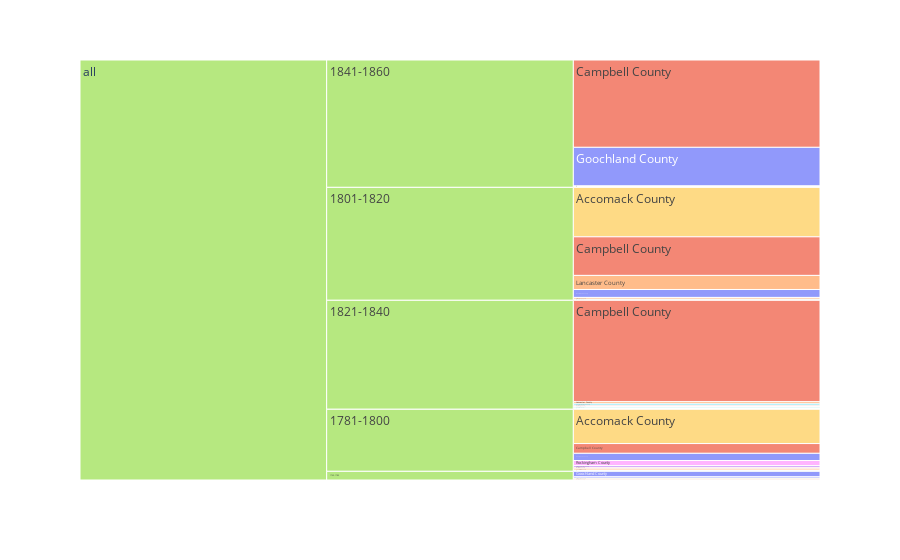

This figure's notebook cell:
### Code cell
fig = px.icicle(df, 
                path=[px.Constant("all"), 'Period', 'Locality'],
                values='Slaves', color='Locality')

fig.update_traces(root_color="lightgrey", 
                  tiling=dict(orientation='h'))

fig.show()

### Figure 1 — Plotly figure (JSON) as saved in the notebook; plotly's stock layout.template omitted (floating-point values rounded to 4 significant figures)
{"data": [{"branchvalues": "total", "customdata": [["Middlesex County"], ["Norfolk County"], ["Norfolk County"], ["Petersburg City"], ["Petersburg City"], ["Prince Edward County"], ["Middlesex County"], ["Lancaster County"], ["Southampton County"], ["Staunton City"], ["(?)"], ["(?)"], ["(?)"], ["(?)"], ["Rockingham County"], ["Norfolk County"], ["Southampton County"], ["Rockingham County"], ["Norfolk County"], ["Accomack County"], ["Goochland County"], ["Campbell County"], ["Caroline County"], ["Frederick County"], ["Lancaster County"], ["Arlington County"], ["Goochland County"], ["Accomack County"], ["Goochland County"], ["Goochland County"], ["Lancaster County"], ["Goochland County"], ["Accomack County"], ["Norfolk County"], ["Campbell County"], ["Campbell County"], ["Campbell County"], ["Henry County"], ["Lancaster County"], ["(?)"], ["Petersburg City"], ["(?)"]], "domain": {"x": [0, 1], "y": [0, 1]}, "hovertemplate": "labels=%{label}<br>Slaves=%{value}<br>parent=%{parent}<br>id=%{id}<br>Locality=%{customdata[0]}<extra></extra>", "ids": ["all/1760-1780/Middlesex County", "all/1821-1840/Norfolk County", "all/1841-1860/Norfolk County", "all/1781-1800/Petersburg City", "all/1801-1820/Petersburg City", "all/1781-1800/Prince Edward County", "all/1781-1800/Middlesex County", "all/1841-1860/Lancaster County", "all/1841-1860/Southampton County", "all/1821-1840/Staunton City", "all/1760-1780", "all/1781-1800", "all/1801-1820", "all/1821-1840", "all/1841-1860/Rockingham County", "all/1801-1820/Norfolk County", "all/1821-1840/Southampton County", "all/1781-1800/Rockingham County", "all/1760-1780/Norfolk County", "all/1760-1780/Accomack County", "all/1760-1780/Goochland County", "all/1841-1860/Campbell County", "all/1781-1800/Caroline County", "all/1821-1840/Frederick County", "all/1821-1840/Lancaster County", "all/1801-1820/Arlington County", "all/1781-1800/Goochland County", "all/1781-1800/Accomack County", "all/1821-1840/Goochland County", "all/1841-1860/Goochland County", "all/1801-1820/Lancaster County", "all/1801-1820/Goochland County", "all/1801-1820/Accomack County", "all/1781-1800/Norfolk County", "all/1821-1840/Campbell County", "all/1801-1820/Campbell County", "all/1781-1800/Campbell County", "all/1821-1840/Henry County", "all/1781-1800/Lancaster County", "all/1841-1860", "all/1821-1840/Petersburg City", "all"], "labels": ["Middlesex County", "Norfolk County", "Norfolk County", "Petersburg City", "Petersburg City", "Prince Edward County", "Middlesex County", "Lancaster County", "Southampton County", "Staunton City", "1760-1780", "1781-1800", "1801-1820", "1821-1840", "Rockingham County", "Norfolk County", "Southampton County", "Rockingham County", "Norfolk County", "Accomack County", "Goochland County", "Campbell County", "Caroline County", "Frederick County", "Lancaster County", "Arlington County", "Goochland County", "Accomack County", "Goochland County", "Goochland County", "Lancaster County", "Goochland County", "Accomack County", "Norfolk County", "Campbell County", "Campbell County", "Campbell County", "Henry County", "Lancaster County", "1841-1860", "Petersburg City", "all"], "marker": {"colors": ["#636efa", "#EF553B", "#EF553B", "#00cc96", "#00cc96", "#ab63fa", "#636efa", "#FFA15A", "#19d3f3", "#FF6692", "#B6E880", "#B6E880", "#B6E880", "#B6E880", "#FF97FF", "#EF553B", "#19d3f3", "#FF97FF", "#EF553B", "#FECB52", "#636efa", "#EF553B", "#00cc96", "#ab63fa", "#FFA15A", "#FFA15A", "#636efa", "#FECB52", "#636efa", "#636efa", "#FFA15A", "#636efa", "#FECB52", "#EF553B", "#EF553B", "#EF553B", "#EF553B", "#19d3f3", "#FFA15A", "#B6E880", "#00cc96", "#B6E880"]}, "name": "", "parents": ["all/1760-1780", "all/1821-1840", "all/1841-1860", "all/1781-1800", "all/1801-1820", "all/1781-1800", "all/1781-1800", "all/1841-1860", "all/1841-1860", "all/1821-1840", "all", "all", "all", "all", "all/1841-1860", "all/1801-1820", "all/1821-1840", "all/1781-1800", "all/1760-1780", "all/1760-1780", "all/1760-1780", "all/1841-1860", "all/1781-1800", "all/1821-1840", "all/1821-1840", "all/1801-1820", "all/1781-1800", "all/1781-1800", "all/1821-1840", "all/1841-1860", "all/1801-1820", "all/1801-1820", "all/1801-1820", "all/1781-1800", "all/1821-1840", "all/1801-1820", "all/1781-1800", "all/1821-1840", "all/1781-1800", "all", "all/1821-1840", ""], "root": {"color": "lightgrey"}, "tiling": {"orientation": "h"}, "type": "icicle", "values": [4, 3, 1, 1, 2, 5, 1, 1, 1, 1, 24, 172, 313, 302, 1, 1, 4, 14, 2, 3, 15, 242, 1, 2, 6, 5, 20, 95, 1, 107, 39, 22, 137, 4, 281, 107, 27, 2, 4, 353, 2, 1164]}], "layout": {"legend": {"tracegroupgap": 0}, "margin": {"t": 60}}}
